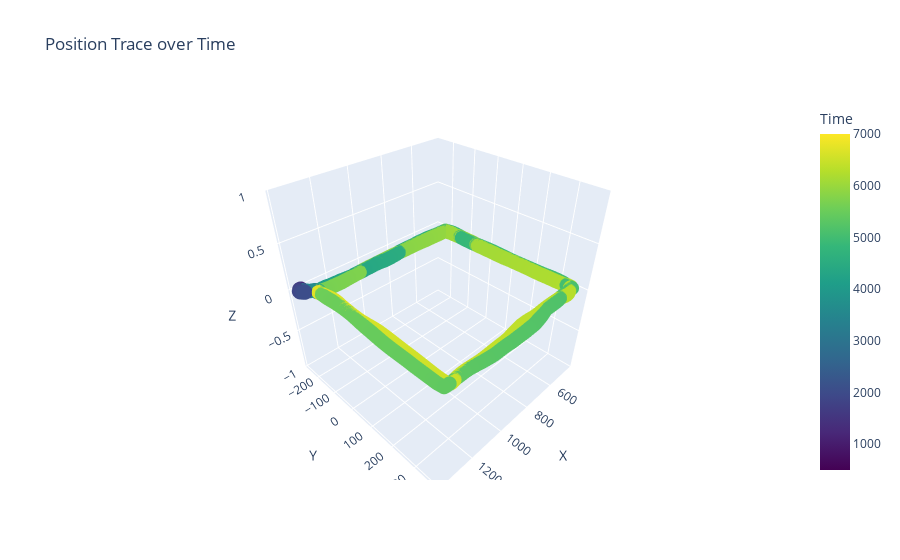

The cell this chart's notebook holds for it:
### Code cell
# erase noisy data from beginning and end
data = data[data.index > 1000]
data = data[data.index < 14000]

# visualize data
x_values = data.x  
y_values = data.y 
timestamps = data.t_r 
z_values = data.z
plot_trace(x_values, y_values, z_values, timestamps)

### Figure 1 — Plotly figure (JSON) as saved in the notebook; plotly's stock layout.template omitted (floating-point values rounded to 4 significant figures; data arrays with more than 128 entries replaced by an {"elided": "..."} marker saying what was removed)
{"data": [{"marker": {"color": {"elided": "12999 float values"}, "colorbar": {"title": {"text": "Time"}}, "colorscale": [[0, "#440154"], [0.1111, "#482878"], [0.2222, "#3e4989"], [0.3333, "#31688e"], [0.4444, "#26828e"], [0.5556, "#1f9e89"], [0.6667, "#35b779"], [0.7778, "#6ece58"], [0.8889, "#b5de2b"], [1, "#fde725"]], "size": 5}, "mode": "markers", "type": "scatter3d", "x": {"elided": "12999 float values"}, "y": {"elided": "12999 float values"}, "z": {"elided": "12999 int values"}}], "layout": {"scene": {"xaxis": {"title": {"text": "X"}}, "yaxis": {"title": {"text": "Y"}}, "zaxis": {"title": {"text": "Z"}}}, "title": {"text": "Position Trace over Time"}}}
